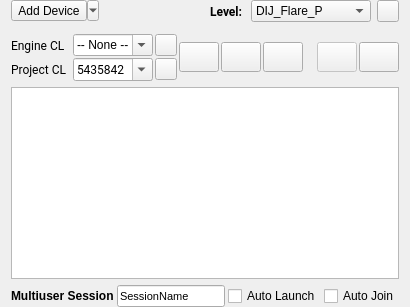
       <widget class="QWidget" name="device_widget" native="true">
        <property name="maximumSize">
         <size>
          <width>600</width>
          <height>16777215</height>
         </size>
        </property>
        <layout class="QVBoxLayout" name="verticalLayout">
         <property name="spacing">
          <number>6</number>
         </property>
         <property name="topMargin">
          <number>0</number>
         </property>
         <property name="bottomMargin">
          <number>0</number>
         </property>
         <item>
          <layout class="QHBoxLayout" name="horizontalLayout_7">
           <item>
            <widget class="QToolButton" name="device_add_tool_button">
             <property name="text">
              <string>Add Device</string>
             </property>
             <property name="popupMode">
              <enum>QToolButton::MenuButtonPopup</enum>
             </property>
             <property name="toolButtonStyle">
              <enum>Qt::ToolButtonTextOnly</enum>
             </property>
             <property name="arrowType">
              <enum>Qt::DownArrow</enum>
             </property>
            </widget>
           </item>
           <item>
            <spacer name="horizontalSpacer_2">
             <property name="orientation">
              <enum>Qt::Horizontal</enum>
             </property>
             <property name="sizeHint" stdset="0">
              <size>
               <width>40</width>
               <height>20</height>
              </size>
             </property>
            </spacer>
           </item>
           <item>
            <widget class="QLabel" name="label_2">
             <property name="minimumSize">
              <size>
               <width>0</width>
               <height>0</height>
              </size>
             </property>
             <property name="font">
              <font>
               <family>Roboto</family>
               <weight>75</weight>
               <bold>true</bold>
              </font>
             </property>
             <property name="text">
              <string>Level: </string>
             </property>
             <property name="alignment">
              <set>Qt::AlignRight|Qt::AlignTrailing|Qt::AlignVCenter</set>
             </property>
            </widget>
           </item>
           <item>
            <widget class="QComboBox" name="level_combo_box">
             <property name="sizePolicy">
              <sizepolicy hsizetype="Preferred" vsizetype="Fixed">
               <horstretch>0</horstretch>
               <verstretch>0</verstretch>
              </sizepolicy>
             </property>
             <property name="minimumSize">
              <size>
               <width>120</width>
               <height>0</height>
              </size>
             </property>
             <property name="maximumSize">
              <size>
               <width>16777215</width>
               <height>16777215</height>
              </size>
             </property>
             <property name="currentText">
              <string>DIJ_Flare_P</string>
             </property>
             <item>
              <property name="text">
               <string>DIJ_Flare_P</string>
              </property>
             </item>
            </widget>
           </item>
           <item>
            <widget class="ControlQPushButton" name="refresh_levels_button">
             <property name="maximumSize">
              <size>
               <width>22</width>
               <height>22</height>
              </size>
             </property>
             <property name="toolTip">
              <string>Refresh level list</string>
             </property>
             <property name="text">
              <string/>
             </property>
             <property name="icon">
              <iconset resource="resources.qrc">
               <normaloff>:/icons/images/icon_refresh.png</normaloff>
               <disabledoff>:/icons/images/icon_refresh_disabled.png</disabledoff>
               <activeoff>:/icons/images/icon_refresh_hover.png</activeoff>:/icons/images/icon_refresh.png</iconset>
             </property>
             <property name="iconSize">
              <size>
               <width>18</width>
               <height>18</height>
              </size>
             </property>
             <property name="frameless" stdset="0">
              <bool>true</bool>
             </property>
            </widget>
           </item>
          </layout>
         </item>
         <item>
          <layout class="QHBoxLayout" name="horizontalLayout_3">
           <property name="spacing">
            <number>2</number>
           </property>
           <property name="topMargin">
            <number>6</number>
           </property>
           <property name="rightMargin">
            <number>0</number>
           </property>
           <property name="bottomMargin">
            <number>0</number>
           </property>
           <item>
            <layout class="QVBoxLayout" name="verticalLayout_6">
             <item>
              <layout class="QHBoxLayout" name="horizontalLayout_10">
               <item>
                <widget class="QLabel" name="engine_cl_label">
                 <property name="minimumSize">
                  <size>
                   <width>60</width>
                   <height>0</height>
                  </size>
                 </property>
                 <property name="font">
                  <font>
                   <family>Roboto</family>
                   <weight>50</weight>
                   <bold>false</bold>
                  </font>
                 </property>
                 <property name="text">
                  <string>Engine CL</string>
                 </property>
                 <property name="alignment">
                  <set>Qt::AlignLeading|Qt::AlignLeft|Qt::AlignVCenter</set>
                 </property>
                </widget>
               </item>
               <item>
                <widget class="QComboBox" name="engine_cl_combo_box">
                 <property name="minimumSize">
                  <size>
                   <width>80</width>
                   <height>0</height>
                  </size>
                 </property>
                 <property name="editable">
                  <bool>true</bool>
                 </property>
                 <property name="currentText">
                  <string>-- None --</string>
                 </property>
                 <property name="maxVisibleItems">
                  <number>11</number>
                 </property>
                </widget>
               </item>
               <item>
                <widget class="ControlQPushButton" name="refresh_engine_cl_button">
                 <property name="maximumSize">
                  <size>
                   <width>22</width>
                   <height>22</height>
                  </size>
                 </property>
                 <property name="text">
                  <string/>
                 </property>
                 <property name="icon">
                  <iconset resource="resources.qrc">
                   <normaloff>:/icons/images/icon_refresh.png</normaloff>
                   <disabledoff>:/icons/images/icon_refresh_disabled.png</disabledoff>
                   <activeoff>:/icons/images/icon_refresh_hover.png</activeoff>:/icons/images/icon_refresh.png</iconset>
                 </property>
                 <property name="iconSize">
                  <size>
                   <width>18</width>
                   <height>18</height>
                  </size>
                 </property>
                 <property name="frameless" stdset="0">
                  <bool>true</bool>
                 </property>
                </widget>
               </item>
              </layout>
             </item>
             <item>
              <layout class="QHBoxLayout" name="horizontalLayout_9">
               <item>
                <widget class="QLabel" name="project_cl_label">
                 <property name="minimumSize">
                  <size>
                   <width>60</width>
                   <height>0</height>
                  </size>
                 </property>
                 <property name="font">
                  <font>
                   <family>Roboto</family>
                   <weight>50</weight>
                   <bold>false</bold>
                  </font>
                 </property>
                 <property name="text">
                  <string>Project CL</string>
                 </property>
                 <property name="alignment">
                  <set>Qt::AlignLeading|Qt::AlignLeft|Qt::AlignVCenter</set>
                 </property>
                </widget>
               </item>
               <item>
                <widget class="QComboBox" name="project_cl_combo_box">
                 <property name="sizePolicy">
                  <sizepolicy hsizetype="Preferred" vsizetype="Fixed">
                   <horstretch>0</horstretch>
                   <verstretch>0</verstretch>
                  </sizepolicy>
                 </property>
                 <property name="minimumSize">
                  <size>
                   <width>80</width>
                   <height>0</height>
                  </size>
                 </property>
                 <property name="maximumSize">
                  <size>
                   <width>16777215</width>
                   <height>16777215</height>
                  </size>
                 </property>
                 <property name="font">
                  <font>
                   <family>Roboto</family>
                  </font>
                 </property>
                 <property name="layoutDirection">
                  <enum>Qt::LeftToRight</enum>
                 </property>
                 <property name="editable">
                  <bool>true</bool>
                 </property>
                 <property name="currentText">
                  <string>5435842</string>
                 </property>
                 <property name="maxVisibleItems">
                  <number>11</number>
                 </property>
                 <item>
                  <property name="text">
                   <string>5435842</string>
                  </property>
                 </item>
                </widget>
               </item>
               <item>
                <widget class="ControlQPushButton" name="refresh_project_cl_button">
                 <property name="sizePolicy">
                  <sizepolicy hsizetype="Preferred" vsizetype="Fixed">
                   <horstretch>0</horstretch>
                   <verstretch>0</verstretch>
                  </sizepolicy>
                 </property>
                 <property name="maximumSize">
                  <size>
                   <width>22</width>
                   <height>22</height>
                  </size>
                 </property>
                 <property name="toolTip">
                  <string>Refresh Changelists</string>
                 </property>
                 <property name="text">
                  <string/>
                 </property>
                 <property name="icon">
                  <iconset resource="resources.qrc">
                   <normaloff>:/icons/images/icon_refresh.png</normaloff>
                   <disabledoff>:/icons/images/icon_refresh_disabled.png</disabledoff>
                   <activeoff>:/icons/images/icon_refresh_hover.png</activeoff>:/icons/images/icon_refresh.png</iconset>
                 </property>
                 <property name="iconSize">
                  <size>
                   <width>18</width>
                   <height>18</height>
                  </size>
                 </property>
                 <property name="frameless" stdset="0">
                  <bool>true</bool>
                 </property>
                </widget>
               </item>
              </layout>
             </item>
            </layout>
           </item>
           <item>
            <widget class="ControlQPushButton" name="sync_all_button">
             <property name="sizePolicy">
              <sizepolicy hsizetype="Preferred" vsizetype="Fixed">
               <horstretch>0</horstretch>
               <verstretch>0</verstretch>
              </sizepolicy>
             </property>
             <property name="minimumSize">
              <size>
               <width>25</width>
               <height>30</height>
              </size>
             </property>
             <property name="toolTip">
              <string>Sync all devices</string>
             </property>
             <property name="text">
              <string/>
             </property>
             <property name="icon">
              <iconset>
               <normalon>:/icons/images/icon_sync.png</normalon>
               <disabledon>:/icons/images/icon_sync_disabled.png</disabledon>
               <activeon>:/icons/images/icon_sync_hover.png</activeon>
              </iconset>
             </property>
             <property name="iconSize">
              <size>
               <width>21</width>
               <height>21</height>
              </size>
             </property>
             <property name="frameless" stdset="0">
              <bool>true</bool>
             </property>
            </widget>
           </item>
           <item>
            <widget class="ControlQPushButton" name="build_all_button">
             <property name="sizePolicy">
              <sizepolicy hsizetype="Preferred" vsizetype="Fixed">
               <horstretch>0</horstretch>
               <verstretch>0</verstretch>
              </sizepolicy>
             </property>
             <property name="minimumSize">
              <size>
               <width>25</width>
               <height>30</height>
              </size>
             </property>
             <property name="toolTip">
              <string>Build on all devices</string>
             </property>
             <property name="text">
              <string/>
             </property>
             <property name="icon">
              <iconset>
               <normalon>:/icons/images/icon_build.png</normalon>
               <activeon>:/icons/images/icon_build_hover.png</activeon>
              </iconset>
             </property>
             <property name="iconSize">
              <size>
               <width>21</width>
               <height>21</height>
              </size>
             </property>
             <property name="frameless" stdset="0">
              <bool>true</bool>
             </property>
            </widget>
           </item>
           <item>
            <widget class="ControlQPushButton" name="sync_and_build_all_button">
             <property name="sizePolicy">
              <sizepolicy hsizetype="Preferred" vsizetype="Fixed">
               <horstretch>0</horstretch>
               <verstretch>0</verstretch>
              </sizepolicy>
             </property>
             <property name="minimumSize">
              <size>
               <width>25</width>
               <height>30</height>
              </size>
             </property>
             <property name="toolTip">
              <string>Sync all devices and immediately build after completion</string>
             </property>
             <property name="text">
              <string/>
             </property>
             <property name="icon">
              <iconset>
               <normalon>:/icons/images/icon_sync_and_build.png</normalon>
               <disabledon>:/icons/images/icon_sync_and_build_disabled.png</disabledon>
               <activeon>:/icons/images/icon_sync_and_build_hover.png</activeon>
              </iconset>
             </property>
             <property name="iconSize">
              <size>
               <width>21</width>
               <height>21</height>
              </size>
             </property>
             <property name="frameless" stdset="0">
              <bool>true</bool>
             </property>
            </widget>
           </item>
           <item>
            <spacer name="horizontalSpacer">
             <property name="orientation">
              <enum>Qt::Horizontal</enum>
             </property>
             <property name="sizeHint" stdset="0">
              <size>
               <width>10</width>
               <height>20</height>
              </size>
             </property>
            </spacer>
           </item>
           <item>
            <widget class="ControlQPushButton" name="launch_all_button">
             <property name="enabled">
              <bool>false</bool>
             </property>
             <property name="sizePolicy">
              <sizepolicy hsizetype="Preferred" vsizetype="Fixed">
               <horstretch>0</horstretch>
               <verstretch>0</verstretch>
              </sizepolicy>
             </property>
             <property name="minimumSize">
              <size>
               <width>25</width>
               <height>30</height>
              </size>
             </property>
             <property name="toolTip">
              <string>Start all connected devices</string>
             </property>
             <property name="text">
              <string/>
             </property>
             <property name="icon">
              <iconset resource="resources.qrc">
               <normaloff>:/icons/images/icon_open.png</normaloff>
               <normalon>:/icons/images/icon_close.png</normalon>
               <disabledoff>:/icons/images/icon_open_disabled.png</disabledoff>
               <activeoff>:/icons/images/icon_open_hover.png</activeoff>
               <activeon>:/icons/images/icon_close_hover.png</activeon>:/icons/images/icon_open.png</iconset>
             </property>
             <property name="iconSize">
              <size>
               <width>21</width>
               <height>21</height>
              </size>
             </property>
             <property name="checkable">
              <bool>true</bool>
             </property>
             <property name="frameless" stdset="0">
              <bool>true</bool>
             </property>
            </widget>
           </item>
           <item>
            <widget class="ControlQPushButton" name="connect_all_button">
             <property name="sizePolicy">
              <sizepolicy hsizetype="Preferred" vsizetype="Fixed">
               <horstretch>0</horstretch>
               <verstretch>0</verstretch>
              </sizepolicy>
             </property>
             <property name="minimumSize">
              <size>
               <width>25</width>
               <height>30</height>
              </size>
             </property>
             <property name="toolTip">
              <string>Connect all devices</string>
             </property>
             <property name="text">
              <string/>
             </property>
             <property name="icon">
              <iconset resource="resources.qrc">
               <normaloff>:/icons/images/icon_connect.png</normaloff>
               <normalon>:/icons/images/icon_connected.png</normalon>
               <activeoff>:/icons/images/icon_connect_hover.png</activeoff>
               <activeon>:/icons/images/icon_connected_hover.png</activeon>:/icons/images/icon_connect.png</iconset>
             </property>
             <property name="iconSize">
              <size>
               <width>21</width>
               <height>21</height>
              </size>
             </property>
             <property name="checkable">
              <bool>true</bool>
             </property>
             <property name="frameless" stdset="0">
              <bool>true</bool>
             </property>
            </widget>
           </item>
          </layout>
         </item>
         <item>
          <widget class="DeviceListWidget" name="device_list_widget">
           <property name="sizePolicy">
            <sizepolicy hsizetype="Expanding" vsizetype="Expanding">
             <horstretch>0</horstretch>
             <verstretch>0</verstretch>
            </sizepolicy>
           </property>
           <property name="minimumSize">
            <size>
             <width>0</width>
             <height>0</height>
            </size>
           </property>
           <property name="verticalScrollBarPolicy">
            <enum>Qt::ScrollBarAsNeeded</enum>
           </property>
           <property name="horizontalScrollBarPolicy">
            <enum>Qt::ScrollBarAlwaysOff</enum>
           </property>
          </widget>
         </item>
         <item>
          <layout class="QHBoxLayout" name="horizontalLayout_2">
           <property name="spacing">
            <number>3</number>
           </property>
           <item>
            <widget class="QLabel" name="label">
             <property name="font">
              <font>
               <weight>75</weight>
               <bold>true</bold>
              </font>
             </property>
             <property name="text">
              <string>Multiuser Session</string>
             </property>
            </widget>
           </item>
           <item>
            <widget class="FramelessQLineEdit" name="multiuser_session_lineEdit">
             <property name="sizePolicy">
              <sizepolicy hsizetype="MinimumExpanding" vsizetype="Fixed">
               <horstretch>0</horstretch>
               <verstretch>0</verstretch>
              </sizepolicy>
             </property>
             <property name="minimumSize">
              <size>
               <width>0</width>
               <height>0</height>
              </size>
             </property>
             <property name="maximumSize">
              <size>
               <width>16777215</width>
               <height>16777215</height>
              </size>
             </property>
             <property name="font">
              <font>
               <pointsize>8</pointsize>
              </font>
             </property>
             <property name="text">
              <string>SessionName</string>
             </property>
             <property name="recording" stdset="0">
              <bool>true</bool>
             </property>
            </widget>
           </item>
           <item>
            <widget class="QCheckBox" name="mu_auto_launch_check_box">
             <property name="text">
              <string>Auto Launch</string>
             </property>
            </widget>
           </item>
           <item>
            <widget class="QCheckBox" name="mu_auto_join_check_box2">
             <property name="text">
              <string>Auto Join</string>
             </property>
            </widget>
           </item>
          </layout>
         </item>
        </layout>
       </widget>
